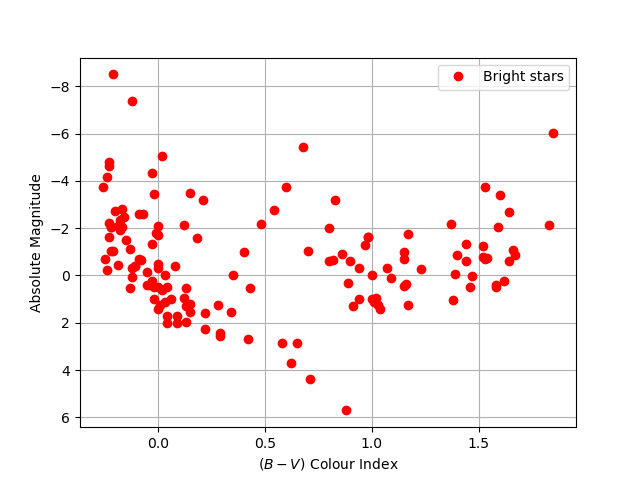

This chart was generated by the following Python code:
#!/usr/pkg/bin/python3.9

#
# Time-stamp: <2023/03/02 15:04:12 (CST) daisuke>
#

# importing gzip module
import gzip

# importing numpy module
import numpy

# importing matplotlib module
import matplotlib.figure
import matplotlib.backends.backend_agg

# catalogue file name
file_catalogue = 'catalog.gz'

# output file name
file_output = 'advobs202302_s03_08_03.png'

# dictionary for storing data
stars = {}

# opening catalogue file
with gzip.open (file_catalogue, 'rb') as fh:
    # reading catalogue line-by-line
    for line in fh:
        # Harvard Revised Number of star
        HR = line[0:4].strip ()
        # name
        name = line[4:14].strip ()
        # Vmag
        mag_V = line[102:107].strip ()
        # B-V colour
        colour_BV = line[109:114].strip ()
        # spectral type
        sptype = line[127:147].strip ()
        # dynamical parallax flag
        dynamical_parallax = line[160]
        # parallax
        parallax = line[161:166]

        # skip, if any of mag_V, colour_BV, parallax is missing
        if ( (mag_V == '') or (colour_BV == '') or (parallax == '') ):
            continue
        # skip, if parallax is dynamical parallax
        if (dynamical_parallax == 'D'):
            continue
        # reformat parallax
        if (parallax[:2] == '+.'):
            parallax = '+0.' + parallax[2:]

        # conversion from string to float
        try:
            mag_V     = float (mag_V)
        except:
            continue
        try:
            colour_BV = float (colour_BV)
        except:
            continue
        try:
            parallax  = float (parallax)
        except:
            continue

        # skip, if parallax is negative
        if (parallax < 0.0):
            continue

        # skip, if parallax is zero
        if (parallax < 10**-4):
            continue
    
        # distance in parsec
        dist_pc = 1.0 / parallax

        # absolute magnitude
        absmag_V = mag_V - 5.0 * numpy.log10 (dist_pc) + 5.0

        # constructing the dictionary
        stars[HR] = {}
        stars[HR]["mag_V"]     = mag_V
        stars[HR]["colour_BV"] = colour_BV
        stars[HR]["parallax"]  = parallax
        stars[HR]["dist_pc"]   = dist_pc
        stars[HR]["absmag_V"]  = absmag_V
        stars[HR]["sptype"]    = sptype
        stars[HR]["name"]      = name

# making empty numpy arrays for plotting
colour = numpy.array ([])
absmag = numpy.array ([])

# printing header
print ("# Vmag, (B-V), parallax, distance, absmag_V, HR, name")

# printing information of 1st mag stars
for key, value in sorted (stars.items (), key=lambda x: x[1]['mag_V']):
    # if mag of star is equal to or greater than 1.5, then skip
    if (stars[key]['mag_V'] >= 3.0):
        break
    # printing information
    print (f'{stars[key]["mag_V"]:+6.3f} ', \
           f'{stars[key]["colour_BV"]:+6.3f} ', \
           f'{stars[key]["parallax"]:+6.3f} ', \
           f'{stars[key]["dist_pc"]:+8.3f} ', \
           f'{stars[key]["absmag_V"]:+6.3f} ', \
           f'{int (key.decode ("utf-8")):4d} ', \
           f'{stars[key]["name"].decode ("utf-8")}')
    # appending data into numpy arrays
    colour = numpy.append (colour, stars[key]['colour_BV'])
    absmag = numpy.append (absmag, stars[key]['absmag_V'])

# making a fig object
fig = matplotlib.figure.Figure ()

# making a canvas object
canvas = matplotlib.backends.backend_agg.FigureCanvasAgg (fig)

# making an axes object
ax = fig.add_subplot (111)

# labels
ax.set_xlabel ('$(B-V)$ Colour Index')
ax.set_ylabel ('Absolute Magnitude')

# flipping direction of Y-axis
ax.invert_yaxis ()

# plotting data
ax.plot (colour, absmag, linestyle='None', marker='o', color='red', \
         label='Bright stars')

# grid
ax.grid ()

# legend
ax.legend ()

# saving the figure to a file
fig.savefig (file_output)
